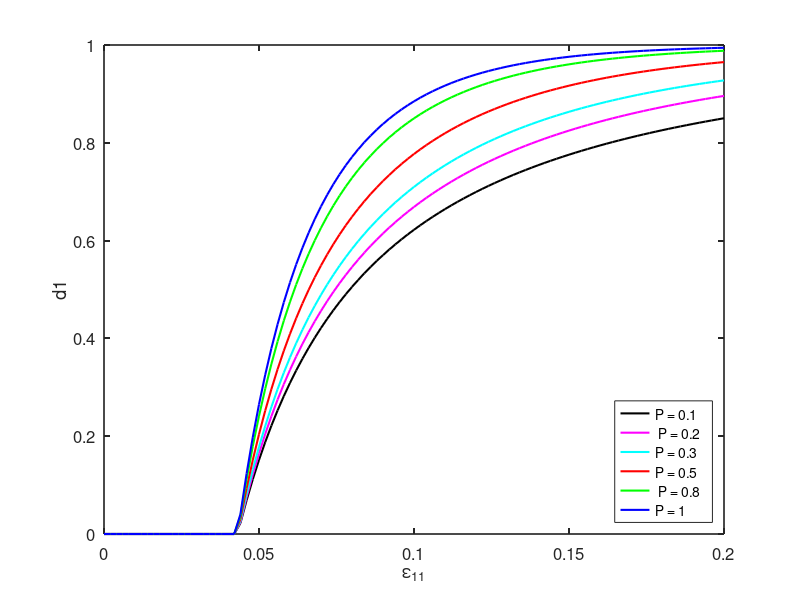

Write the MATLAB code that produced this figure.
A=load('d1_0.1.txt');
d1_01= A(:,2);

B = load('d1_0.2.txt');
d1_02= B(:,2);

C=load('d1_0.3.txt');
d1_03 = C(:,2);

D= load('d1_0.5.txt');
d1_05= D(:,2);

E=load('d1_0.8.txt');
d1_08= E(:,2);

F= load('d1_1.txt');
d1_1 = F(:,2);
e11  = F(:,1);



figure(1,'position',[50,50,1000,750])
plot(e11,d1_01,'k-',"linewidth", 1.5) 

hold on
plot(e11,d1_02,'m-',"linewidth", 1.5) 

hold on
plot(e11,d1_03,'c-',"linewidth", 1.5) 

hold on
plot(e11,d1_05,'r-',"linewidth", 1.5) 

hold on
plot(e11,d1_08,'g-',"linewidth", 1.5) 

hold on
plot(e11,d1_1,'b-',"linewidth", 1.5) 

set(gca, "linewidth",1.2, "fontsize", 12)
legend('P = 0.1',' P = 0.2','P = 0.3','P = 0.5',' P = 0.8','P = 1','Location','SouthEast','fontsize',10)


xlabel('\epsilon_{11}')
ylabel('d1')
